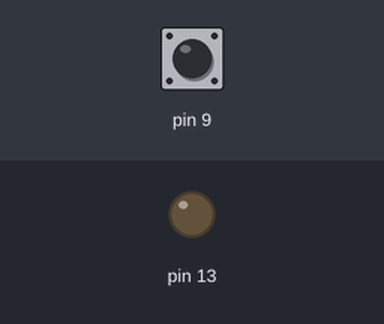
This sketch was run on a simulated Arduino Uno, built with avr-gcc and run on an emulated ATmega328P. Parts: output pins drawn as LEDs (lit = HIGH). Dashed ring = blinking. Inputs (shaded band) come from the test bench; at power-on: pin 9 HIGH. What the sketch prints to the serial monitor is not drawn.

Above: at 1.2 s.
1.3 s: pin 9 pulled LOW for 0.15 s
At 1.38 s:
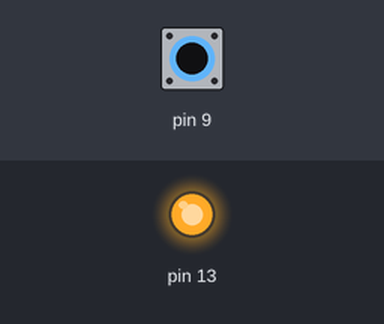
2.9 s: pin 9 pulled LOW for 3.2 s
At 7.0 s:
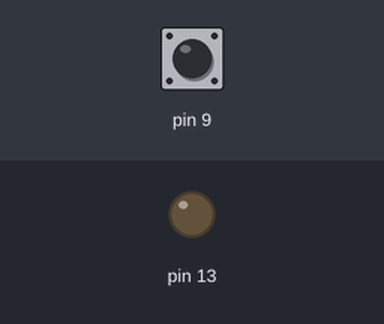
9.1 s: pin 9 pulsed LOW 5 times (0.12 s each, 0.3 s apart)
At 9.16 s:
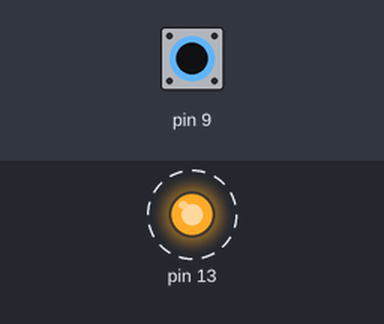
Timing chart, 0 to 12.1 s (numbered marks = the images above; inputs shaded):
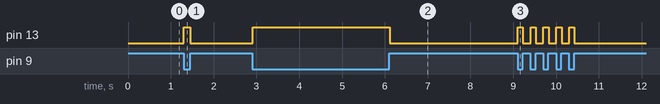

Measured:
- after the input at 1.3 s, pin 13: LOW → HIGH at once, → LOW 0.15 s later
- after the input at 2.9 s, pin 13: LOW → HIGH at once, → LOW 3.2 s later
- after the input at 9.1 s, pin 13: alternates HIGH for 0.12 s and LOW for 0.18 s, 10 changes in all, then stays LOW, starting at once

The sketch:

HelloButton.ino
```cpp
/* HelloButton */


int buttonState = 0;

void setup() {
  pinMode(9,INPUT);
  digitalWrite(9,HIGH);
  pinMode(13, OUTPUT);
  Serial.begin(9600);
}

void loop() {
  buttonState = digitalRead(9);
  if (buttonState == LOW) {
    Serial.println("ON");
    digitalWrite(13,HIGH);
  }
  else {
    Serial.println("OFF");
    digitalWrite(13,LOW);
  }
}
```
